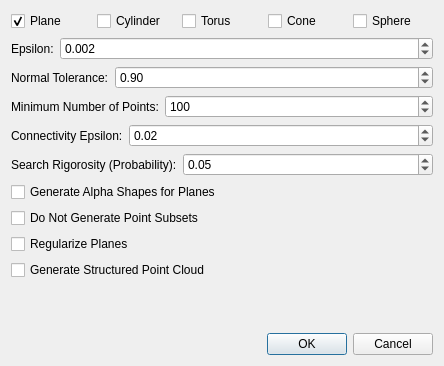
<?xml version="1.0" encoding="UTF-8"?>
<ui version="4.0">
 <class>PointSetShapeDetectionDialog</class>
 <widget class="QDialog" name="PointSetShapeDetectionDialog">
  <property name="geometry">
   <rect>
    <x>0</x>
    <y>0</y>
    <width>444</width>
    <height>366</height>
   </rect>
  </property>
  <property name="windowTitle">
   <string>Shape Detection</string>
  </property>
  <layout class="QVBoxLayout" name="verticalLayout">
   <item>
    <layout class="QHBoxLayout" name="horizontalLayout_6">
     <item>
      <widget class="QCheckBox" name="planeCB">
       <property name="text">
        <string>Plane</string>
       </property>
       <property name="checked">
        <bool>true</bool>
       </property>
      </widget>
     </item>
     <item>
      <widget class="QCheckBox" name="cylinderCB">
       <property name="text">
        <string>Cylinder</string>
       </property>
       <property name="checked">
        <bool>false</bool>
       </property>
      </widget>
     </item>
     <item>
      <widget class="QCheckBox" name="torusCB">
       <property name="text">
        <string>Torus</string>
       </property>
      </widget>
     </item>
     <item>
      <widget class="QCheckBox" name="coneCB">
       <property name="text">
        <string>Cone</string>
       </property>
      </widget>
     </item>
     <item>
      <widget class="QCheckBox" name="sphereCB">
       <property name="text">
        <string>Sphere</string>
       </property>
      </widget>
     </item>
    </layout>
   </item>
   <item>
    <layout class="QHBoxLayout" name="horizontalLayout_2" stretch="0,1">
     <item>
      <widget class="QLabel" name="label_2">
       <property name="text">
        <string>Epsilon:</string>
       </property>
      </widget>
     </item>
     <item>
      <widget class="QDoubleSpinBox" name="m_epsilon_field">
       <property name="toolTip">
        <string>Fitting tolerance in Euclidean distance</string>
       </property>
       <property name="decimals">
        <number>3</number>
       </property>
       <property name="maximum">
        <double>1000000.000000000000000</double>
       </property>
       <property name="singleStep">
        <double>1.000000000000000</double>
       </property>
       <property name="value">
        <double>0.002000000000000</double>
       </property>
      </widget>
     </item>
    </layout>
   </item>
   <item>
    <layout class="QHBoxLayout" name="horizontalLayout" stretch="0,1">
     <item>
      <widget class="QLabel" name="label">
       <property name="text">
        <string>Normal Tolerance:</string>
       </property>
      </widget>
     </item>
     <item>
      <widget class="QDoubleSpinBox" name="m_normal_tolerance_field">
       <property name="toolTip">
        <string>Normal angle deviation tolerance as cosine of the angle</string>
       </property>
       <property name="singleStep">
        <double>0.001000000000000</double>
       </property>
       <property name="value">
        <double>0.900000000000000</double>
       </property>
      </widget>
     </item>
    </layout>
   </item>
   <item>
    <layout class="QHBoxLayout" name="horizontalLayout_3" stretch="0,1">
     <item>
      <widget class="QLabel" name="label_3">
       <property name="text">
        <string>Minimum Number of Points:</string>
       </property>
      </widget>
     </item>
     <item>
      <widget class="QSpinBox" name="m_min_pts_field">
       <property name="toolTip">
        <string>Smallest allowed size for a primitive</string>
       </property>
       <property name="maximum">
        <number>10000</number>
       </property>
       <property name="singleStep">
        <number>50</number>
       </property>
       <property name="value">
        <number>100</number>
       </property>
      </widget>
     </item>
    </layout>
   </item>
   <item>
    <layout class="QHBoxLayout" name="horizontalLayout_4" stretch="0,1">
     <item>
      <widget class="QLabel" name="label_4">
       <property name="text">
        <string>Connectivity Epsilon:</string>
       </property>
      </widget>
     </item>
     <item>
      <widget class="QDoubleSpinBox" name="m_cluster_epsilon_field">
       <property name="toolTip">
        <string>Maximum world distance between points on a shape to be considered as connected</string>
       </property>
       <property name="decimals">
        <number>2</number>
       </property>
       <property name="maximum">
        <double>1000000.000000000000000</double>
       </property>
       <property name="singleStep">
        <double>1.000000000000000</double>
       </property>
       <property name="value">
        <double>0.020000000000000</double>
       </property>
      </widget>
     </item>
    </layout>
   </item>
   <item>
    <layout class="QHBoxLayout" name="horizontalLayout_5" stretch="0,1">
     <item>
      <widget class="QLabel" name="label_5">
       <property name="text">
        <string>Search Rigorosity (Probability):</string>
       </property>
      </widget>
     </item>
     <item>
      <widget class="QDoubleSpinBox" name="m_probability_field">
       <property name="toolTip">
        <string>Probability to overlook the largest primitive in one extraction iteration</string>
       </property>
       <property name="maximum">
        <double>1.000000000000000</double>
       </property>
       <property name="singleStep">
        <double>0.010000000000000</double>
       </property>
       <property name="value">
        <double>0.050000000000000</double>
       </property>
      </widget>
     </item>
    </layout>
   </item>
   <item>
    <widget class="QCheckBox" name="m_generate_alpha">
     <property name="text">
      <string>Generate Alpha Shapes for Planes</string>
     </property>
    </widget>
   </item>
   <item>
    <widget class="QCheckBox" name="m_do_not_generate_subset">
     <property name="text">
      <string>Do Not Generate Point Subsets</string>
     </property>
    </widget>
   </item>
   <item>
    <widget class="QCheckBox" name="m_regularize">
     <property name="text">
      <string>Regularize Planes</string>
     </property>
     <property name="checked">
      <bool>false</bool>
     </property>
    </widget>
   </item>
   <item>
    <widget class="QCheckBox" name="m_generate_structured">
     <property name="text">
      <string>Generate Structured Point Cloud</string>
     </property>
    </widget>
   </item>
   <item>
    <spacer name="verticalSpacer">
     <property name="orientation">
      <enum>Qt::Vertical</enum>
     </property>
     <property name="sizeHint" stdset="0">
      <size>
       <width>20</width>
       <height>40</height>
      </size>
     </property>
    </spacer>
   </item>
   <item>
    <widget class="QDialogButtonBox" name="buttonBox">
     <property name="orientation">
      <enum>Qt::Horizontal</enum>
     </property>
     <property name="standardButtons">
      <set>QDialogButtonBox::Cancel|QDialogButtonBox::Ok</set>
     </property>
    </widget>
   </item>
  </layout>
 </widget>
 <resources/>
 <connections>
  <connection>
   <sender>buttonBox</sender>
   <signal>accepted()</signal>
   <receiver>PointSetShapeDetectionDialog</receiver>
   <slot>accept()</slot>
   <hints>
    <hint type="sourcelabel">
     <x>248</x>
     <y>254</y>
    </hint>
    <hint type="destinationlabel">
     <x>157</x>
     <y>274</y>
    </hint>
   </hints>
  </connection>
  <connection>
   <sender>buttonBox</sender>
   <signal>rejected()</signal>
   <receiver>PointSetShapeDetectionDialog</receiver>
   <slot>reject()</slot>
   <hints>
    <hint type="sourcelabel">
     <x>316</x>
     <y>260</y>
    </hint>
    <hint type="destinationlabel">
     <x>286</x>
     <y>274</y>
    </hint>
   </hints>
  </connection>
 </connections>
</ui>
